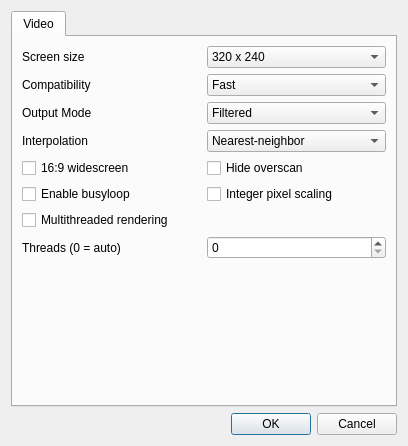
<?xml version="1.0" encoding="UTF-8"?>
<ui version="4.0">
 <class>MainDialog</class>
 <widget class="QDialog" name="MainDialog">
  <property name="geometry">
   <rect>
    <x>0</x>
    <y>0</y>
    <width>408</width>
    <height>446</height>
   </rect>
  </property>
  <property name="windowTitle">
   <string>Angrylion-Plus</string>
  </property>
  <layout class="QVBoxLayout" name="verticalLayout_2">
   <item>
    <layout class="QHBoxLayout" name="horizontalLayout">
     <item>
      <widget class="QTabWidget" name="tabWidget">
       <widget class="QWidget" name="tab">
        <attribute name="title">
         <string>Video</string>
        </attribute>
        <layout class="QVBoxLayout" name="verticalLayout">
         <item>
          <layout class="QHBoxLayout" name="horizontalLayout_2">
           <item>
            <widget class="QLabel" name="label">
             <property name="text">
              <string>Screen size</string>
             </property>
            </widget>
           </item>
           <item>
            <widget class="QComboBox" name="screenSizeComboBox">
             <item>
              <property name="text">
               <string>320 x 240</string>
              </property>
             </item>
             <item>
              <property name="text">
               <string>400 x 300</string>
              </property>
             </item>
             <item>
              <property name="text">
               <string>480 x 360</string>
              </property>
             </item>
             <item>
              <property name="text">
               <string>640 x 480</string>
              </property>
             </item>
             <item>
              <property name="text">
               <string>800 x 600</string>
              </property>
             </item>
             <item>
              <property name="text">
               <string>960 x 720</string>
              </property>
             </item>
             <item>
              <property name="text">
               <string>1024 x 768</string>
              </property>
             </item>
             <item>
              <property name="text">
               <string>1152 x 864</string>
              </property>
             </item>
             <item>
              <property name="text">
               <string>1280 x 960</string>
              </property>
             </item>
             <item>
              <property name="text">
               <string>1280 x 1024</string>
              </property>
             </item>
             <item>
              <property name="text">
               <string>1440 x 1080</string>
              </property>
             </item>
             <item>
              <property name="text">
               <string>1600 x 1024</string>
              </property>
             </item>
             <item>
              <property name="text">
               <string>1600 x 1200</string>
              </property>
             </item>
            </widget>
           </item>
          </layout>
         </item>
         <item>
          <layout class="QHBoxLayout" name="horizontalLayout_3">
           <item>
            <widget class="QLabel" name="label_2">
             <property name="text">
              <string>Compatibility</string>
             </property>
            </widget>
           </item>
           <item>
            <widget class="QComboBox" name="dpCompatComboBox">
             <item>
              <property name="text">
               <string>Fast</string>
              </property>
             </item>
             <item>
              <property name="text">
               <string>Moderate</string>
              </property>
             </item>
             <item>
              <property name="text">
               <string>Slow</string>
              </property>
             </item>
            </widget>
           </item>
          </layout>
         </item>
         <item>
          <layout class="QHBoxLayout" name="horizontalLayout_4">
           <item>
            <widget class="QLabel" name="label_3">
             <property name="text">
              <string>Output Mode</string>
             </property>
            </widget>
           </item>
           <item>
            <widget class="QComboBox" name="viModeComboBox">
             <item>
              <property name="text">
               <string>Filtered</string>
              </property>
             </item>
             <item>
              <property name="text">
               <string>Unfiltered</string>
              </property>
             </item>
             <item>
              <property name="text">
               <string>Depth</string>
              </property>
             </item>
             <item>
              <property name="text">
               <string>Coverage</string>
              </property>
             </item>
            </widget>
           </item>
          </layout>
         </item>
         <item>
          <layout class="QHBoxLayout" name="horizontalLayout_5">
           <item>
            <widget class="QLabel" name="label_4">
             <property name="text">
              <string>Interpolation</string>
             </property>
            </widget>
           </item>
           <item>
            <widget class="QComboBox" name="viInterpolationComboBox">
             <item>
              <property name="text">
               <string>Nearest-neighbor</string>
              </property>
             </item>
             <item>
              <property name="text">
               <string>Bilinear</string>
              </property>
             </item>
             <item>
              <property name="text">
               <string>Hybrid</string>
              </property>
             </item>
            </widget>
           </item>
          </layout>
         </item>
         <item>
          <layout class="QHBoxLayout" name="horizontalLayout_11">
           <property name="bottomMargin">
            <number>0</number>
           </property>
           <item>
            <layout class="QVBoxLayout" name="verticalLayout_7">
             <property name="bottomMargin">
              <number>0</number>
             </property>
             <item>
              <widget class="QCheckBox" name="viWidescreenCheckBox">
               <property name="text">
                <string>16:9 widescreen</string>
               </property>
              </widget>
             </item>
             <item>
              <widget class="QCheckBox" name="busyLoopCheckBox">
               <property name="text">
                <string>Enable busyloop</string>
               </property>
              </widget>
             </item>
            </layout>
           </item>
           <item>
            <layout class="QVBoxLayout" name="verticalLayout_6">
             <property name="bottomMargin">
              <number>0</number>
             </property>
             <item>
              <widget class="QCheckBox" name="viHideOverscanCheckBox">
               <property name="text">
                <string>Hide overscan</string>
               </property>
              </widget>
             </item>
             <item>
              <widget class="QCheckBox" name="viIntegerScalingCheckBox">
               <property name="text">
                <string>Integer pixel scaling</string>
               </property>
              </widget>
             </item>
            </layout>
           </item>
          </layout>
         </item>
         <item>
          <layout class="QVBoxLayout" name="verticalLayout_3">
           <property name="bottomMargin">
            <number>0</number>
           </property>
           <item>
            <widget class="QCheckBox" name="parallelCheckBox">
             <property name="text">
              <string>Multithreaded rendering</string>
             </property>
            </widget>
           </item>
          </layout>
         </item>
         <item>
          <layout class="QHBoxLayout" name="horizontalLayout_8">
           <property name="leftMargin">
            <number>0</number>
           </property>
           <property name="topMargin">
            <number>0</number>
           </property>
           <property name="bottomMargin">
            <number>0</number>
           </property>
           <item>
            <widget class="QLabel" name="label_5">
             <property name="text">
              <string>Threads (0 = auto)</string>
             </property>
            </widget>
           </item>
           <item>
            <widget class="QSpinBox" name="numWorkersSpinBox"/>
           </item>
          </layout>
         </item>
         <item>
          <spacer name="verticalSpacer">
           <property name="orientation">
            <enum>Qt::Vertical</enum>
           </property>
           <property name="sizeHint" stdset="0">
            <size>
             <width>20</width>
             <height>40</height>
            </size>
           </property>
          </spacer>
         </item>
        </layout>
       </widget>
      </widget>
     </item>
    </layout>
   </item>
   <item>
    <widget class="QDialogButtonBox" name="buttonBox">
     <property name="orientation">
      <enum>Qt::Horizontal</enum>
     </property>
     <property name="standardButtons">
      <set>QDialogButtonBox::Cancel|QDialogButtonBox::Ok</set>
     </property>
    </widget>
   </item>
  </layout>
 </widget>
 <resources/>
 <connections>
  <connection>
   <sender>buttonBox</sender>
   <signal>accepted()</signal>
   <receiver>MainDialog</receiver>
   <slot>accept()</slot>
   <hints>
    <hint type="sourcelabel">
     <x>248</x>
     <y>254</y>
    </hint>
    <hint type="destinationlabel">
     <x>157</x>
     <y>274</y>
    </hint>
   </hints>
  </connection>
  <connection>
   <sender>buttonBox</sender>
   <signal>rejected()</signal>
   <receiver>MainDialog</receiver>
   <slot>reject()</slot>
   <hints>
    <hint type="sourcelabel">
     <x>316</x>
     <y>260</y>
    </hint>
    <hint type="destinationlabel">
     <x>286</x>
     <y>274</y>
    </hint>
   </hints>
  </connection>
 </connections>
</ui>
